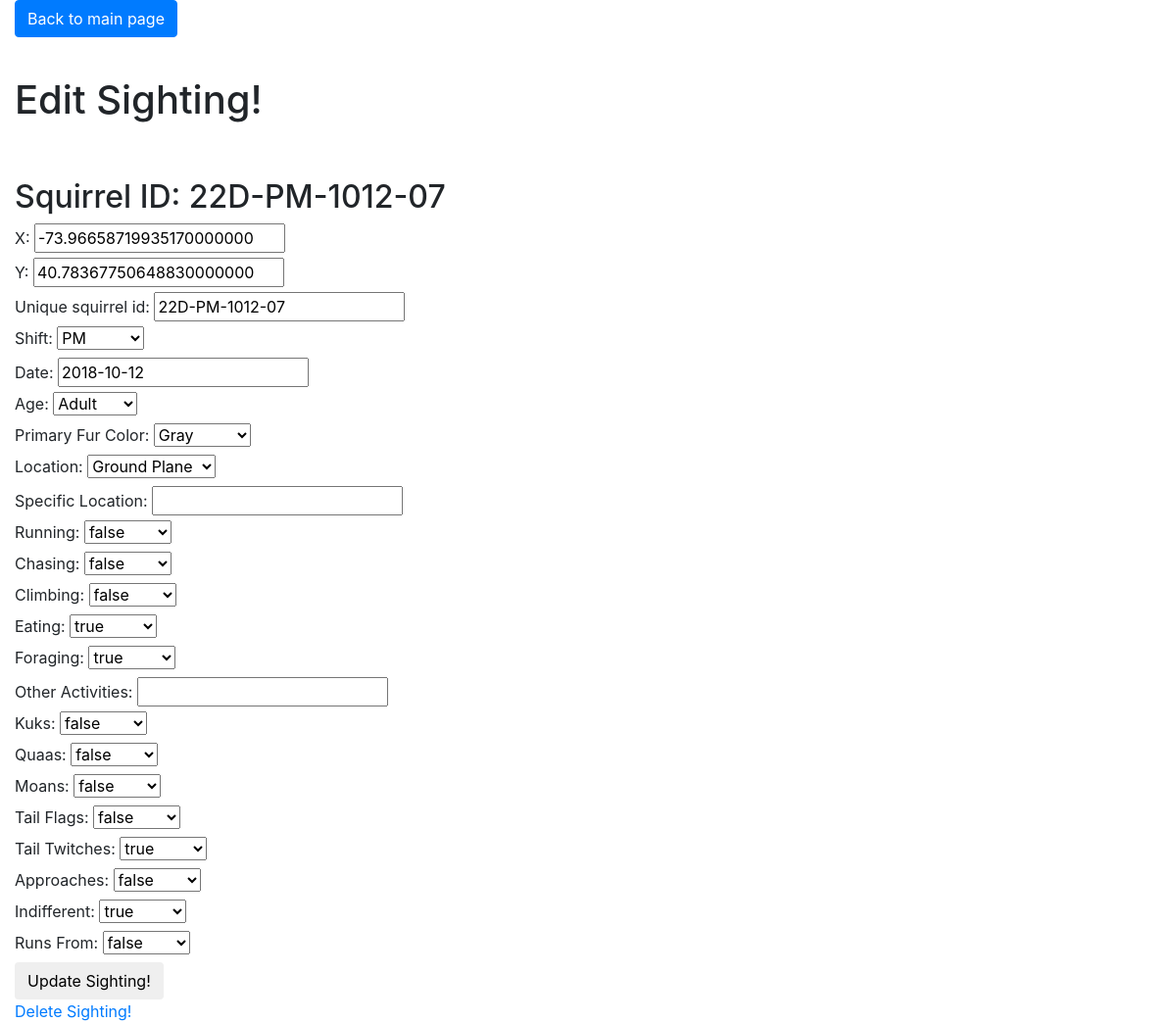
/sightings/22D-PM-1012-07, run on the app's committed database.
### sightings/models.py (models this page shows, shortened)
class Sighting(models.Model):
    X = models.DecimalField(help_text=_('Longitude'), max_digits=50, decimal_places=20)
    Y = models.DecimalField(help_text=_('Latitude'), max_digits=50, decimal_places=20)
    unique_squirrel_id = models.CharField(help_text=_('unique squirrel id'), max_length=100, primary_key=True)
    AM = 'AM'
    PM = 'PM'
    SHIFT = (
            (AM,'AM'),
            (PM,'PM'),
            )
    Shift = models.CharField(help_text=_('Shift'), max_length=10, choices=SHIFT)
    Date = models.DateField(help_text=_('Date'),)
    Adult = 'Adult'
    Juvenile = 'Juvenile'
    Nil = ''
    Unknown = 'Unknown'
    AGE = (
          (Adult,'Adult'),
          (Juvenile,'Juvenile'),
          (Nil,''),
          (Unknown,'?'),
          )
    Age = models.CharField(help_text=_('Age'), max_length=50, choices=AGE, blank=True)
    Gray = 'Gray'
    Black = 'Black'
    Cinnamon = 'Cinnamon'
    Nil = ''
    Primary_Fur_Color = (
                         (Gray, 'Gray'),
                         (Black, 'Black'),
                         (Cinnamon, 'Cinnamon'),
                         (Nil, ''),
                         )
    Primary_Fur_Color = models.CharField(help_text=_('Primary Fur Color'), max_length=20, choices=Primary_Fur_Color, blank=True)
    Ground_Plane = 'Ground Plane'
    Above_Ground = 'Above Ground'
    Nil = ''
    LOCATION = (
               (Ground_Plane, 'Ground Plane'),
               (Above_Ground, 'Above Ground'),
               (Nil, ''),
               )
    Location = models.CharField(help_text=_('Location'), max_length=100, choices=LOCATION, blank=True)
    Specific_Location = models.CharField(help_text=_('Specific Location'), max_length=100, blank=True)
    TRUE = 'true'
    FALSE = 'false'
    True_False = (
                 (TRUE, 'true'),
                 (FALSE, 'false')
                 )
    Running = models.CharField(help_text=_('Running'), max_length=10, choices=True_False)
    Chasing = models.CharField(help_text=_('Chasing'), max_length=10, choices=True_False)
    Climbing = models.CharField(help_text=_('Climbing'), max_length=10, choices=True_False)
    Eating = models.CharField(help_text=_('Eating'), max_length=10, choices=True_False)
    Foraging = models.CharField(help_text=_('Foraging'), max_length=10, choices=True_False)
    Other_Activities = models.CharField(help_text=_('Other Activities'), max_length=100, blank=True)
    Kuks = models.CharField(help_text=_('Kuks'), max_length=10, choices=True_False)
    Quaas = models.CharField(help_text=_('Quaas'), max_length=10, choices=True_False)
    Moans = models.CharField(help_text=_('Moans'), max_length=10, choices=True_False)
    Tail_Flags = models.CharField(help_text=_('Tail Flags'), max_length=10, choices=True_False)
    Tail_Twitches = models.CharField(help_text=_('Tail Twitches'), max_length=10, choices=True_False)
    Approaches = models.CharField(help_text=_('Approaches'), max_length=10, choices=True_False)
    Indifferent = models.CharField(help_text=_('Indifferent'), max_length=10, choices=True_False)
    Runs_From = models.CharField(help_text=_('Runs From'), max_length=10, choices=True_False)

### sightings/views.py (the view)
# urls.py: path('<str:unique_squirrel_id>', views.update, name='update'),
def update(request, unique_squirrel_id):
    squirrel_instance = get_object_or_404(Sighting, unique_squirrel_id=unique_squirrel_id)
    if request.method == 'POST':
        form = SightingForm(request.POST or None, instance=squirrel_instance)
        if form.is_valid():
            squirrel_instance.save()
            form.save()
            return redirect(f'/sightings')
        else:
            return HttpResponseRedirect(reverse('sightings:sightings'))
    else:
        form = SightingForm(instance=squirrel_instance)
    context = {'form': form, 'squirrel_instance': squirrel_instance,}
    return render(request, 'sightings/update.html', context)

### sightings/forms.py
class SightingForm(ModelForm):
    class Meta:
        model = Sighting
        fields = '__all__'

### sightings/templates/sightings/update.html (shortened to what this page needs)
<!doctype html>
<html lang="en">
<head>
<link rel="stylesheet" href="https://maxcdn.bootstrapcdn.com/bootstrap/4.0.0/css/bootstrap.min.css" integrity="sha38
4-Gn5384xqQ1aoWXA+058RXPxPg6fy4IWvTNh0E263XmFcJlSAwiGgFAW/dAiS6JXm">
	<p class="container-fluid">
        <a href="{% url 'sightings:sightings' %}" class="button--style-red"><button type="button" class="btn btn-primary">
        Back to main page</button></a>
        </p>
</head>
<body>
	<div class="container-fluid">
		<h1>Edit Sighting! </h1>
		<h2>Squirrel ID: {{squirrel_instance.unique_squirrel_id}}</h2>
	</div>
	<div class="container-fluid">
</body>
	<body>
		<form method="POST" class="form">
		{% for field in form %}
			<div class="fieldWrapper">
				{{field.label_tag}} {{field}}
			</div>
		{% endfor %}
		<button type="submit" class="save btn btn-default">Update Sighting!</button>
		</form>
		<a href="{% url 'sightings:delete' squirrel_instance.unique_squirrel_id %}">Delete Sighting!</a>
	</body>
</html>

### data on the page
Sighting: unique_squirrel_id "22D-PM-1012-07", form "-73.96658719935170000000" "40.78367750648830000000" "22D-PM-1012-07" "PM" "2018-10-12" "Adult" "Gray" "Ground Plane" "false" "false" "false" "true" "true" "false" "false" "false" "false" "true" "false" "true" "false"

### other printed values
{{ field.label_tag }} "X:" "Y:" "Unique squirrel id:" "Shift:" "Date:" "Age:" "Primary Fur Color:" "Location:" "Specific Location:" "Running:" "Chasing:" "Climbing:" "Eating:" "Foraging:" "Other Activities:" "Kuks:" "Quaas:" "Moans:" "Tail Flags:" "Tail Twitches:" "Approaches:" "Indifferent:" "Runs From:"
